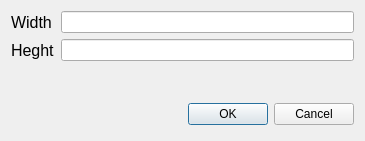
<?xml version="1.0" encoding="UTF-8"?>
<ui version="4.0">
 <class>boardSizeDlg</class>
 <widget class="QDialog" name="boardSizeDlg">
  <property name="geometry">
   <rect>
    <x>0</x>
    <y>0</y>
    <width>365</width>
    <height>141</height>
   </rect>
  </property>
  <property name="windowTitle">
   <string>Set board size in MM</string>
  </property>
  <layout class="QVBoxLayout" name="verticalLayout">
   <item>
    <layout class="QFormLayout" name="formLayout">
     <property name="fieldGrowthPolicy">
      <enum>QFormLayout::AllNonFixedFieldsGrow</enum>
     </property>
     <item row="0" column="0">
      <widget class="QLabel" name="label">
       <property name="font">
        <font>
         <pointsize>12</pointsize>
         <weight>50</weight>
         <bold>false</bold>
        </font>
       </property>
       <property name="text">
        <string>Width</string>
       </property>
      </widget>
     </item>
     <item row="1" column="0">
      <widget class="QLabel" name="label_2">
       <property name="font">
        <font>
         <pointsize>12</pointsize>
        </font>
       </property>
       <property name="text">
        <string>Heght</string>
       </property>
      </widget>
     </item>
     <item row="0" column="1">
      <widget class="QLineEdit" name="lineEditWidth"/>
     </item>
     <item row="1" column="1">
      <widget class="QLineEdit" name="lineEditHeight"/>
     </item>
    </layout>
   </item>
   <item>
    <spacer name="verticalSpacer">
     <property name="orientation">
      <enum>Qt::Vertical</enum>
     </property>
     <property name="sizeHint" stdset="0">
      <size>
       <width>20</width>
       <height>40</height>
      </size>
     </property>
    </spacer>
   </item>
   <item>
    <layout class="QHBoxLayout">
     <property name="spacing">
      <number>6</number>
     </property>
     <property name="leftMargin">
      <number>0</number>
     </property>
     <property name="topMargin">
      <number>0</number>
     </property>
     <property name="rightMargin">
      <number>0</number>
     </property>
     <property name="bottomMargin">
      <number>0</number>
     </property>
     <item>
      <spacer>
       <property name="orientation">
        <enum>Qt::Horizontal</enum>
       </property>
       <property name="sizeHint" stdset="0">
        <size>
         <width>131</width>
         <height>31</height>
        </size>
       </property>
      </spacer>
     </item>
     <item>
      <widget class="QPushButton" name="okButton">
       <property name="text">
        <string>OK</string>
       </property>
      </widget>
     </item>
     <item>
      <widget class="QPushButton" name="cancelButton">
       <property name="text">
        <string>Cancel</string>
       </property>
      </widget>
     </item>
    </layout>
   </item>
  </layout>
 </widget>
 <resources/>
 <connections>
  <connection>
   <sender>okButton</sender>
   <signal>clicked()</signal>
   <receiver>boardSizeDlg</receiver>
   <slot>accept()</slot>
   <hints>
    <hint type="sourcelabel">
     <x>278</x>
     <y>253</y>
    </hint>
    <hint type="destinationlabel">
     <x>96</x>
     <y>254</y>
    </hint>
   </hints>
  </connection>
  <connection>
   <sender>cancelButton</sender>
   <signal>clicked()</signal>
   <receiver>boardSizeDlg</receiver>
   <slot>reject()</slot>
   <hints>
    <hint type="sourcelabel">
     <x>369</x>
     <y>253</y>
    </hint>
    <hint type="destinationlabel">
     <x>179</x>
     <y>282</y>
    </hint>
   </hints>
  </connection>
 </connections>
</ui>
